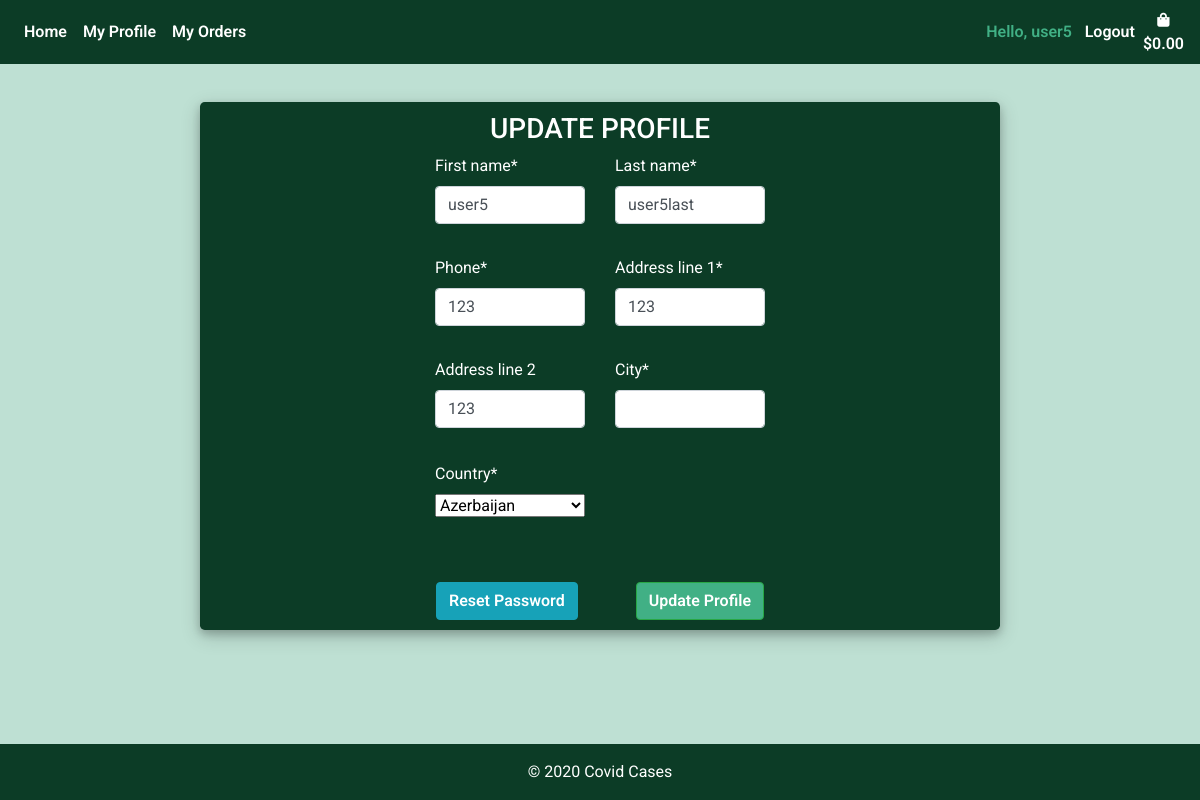
The page /edit_profile/ (signed in) on the database as committed earlier.
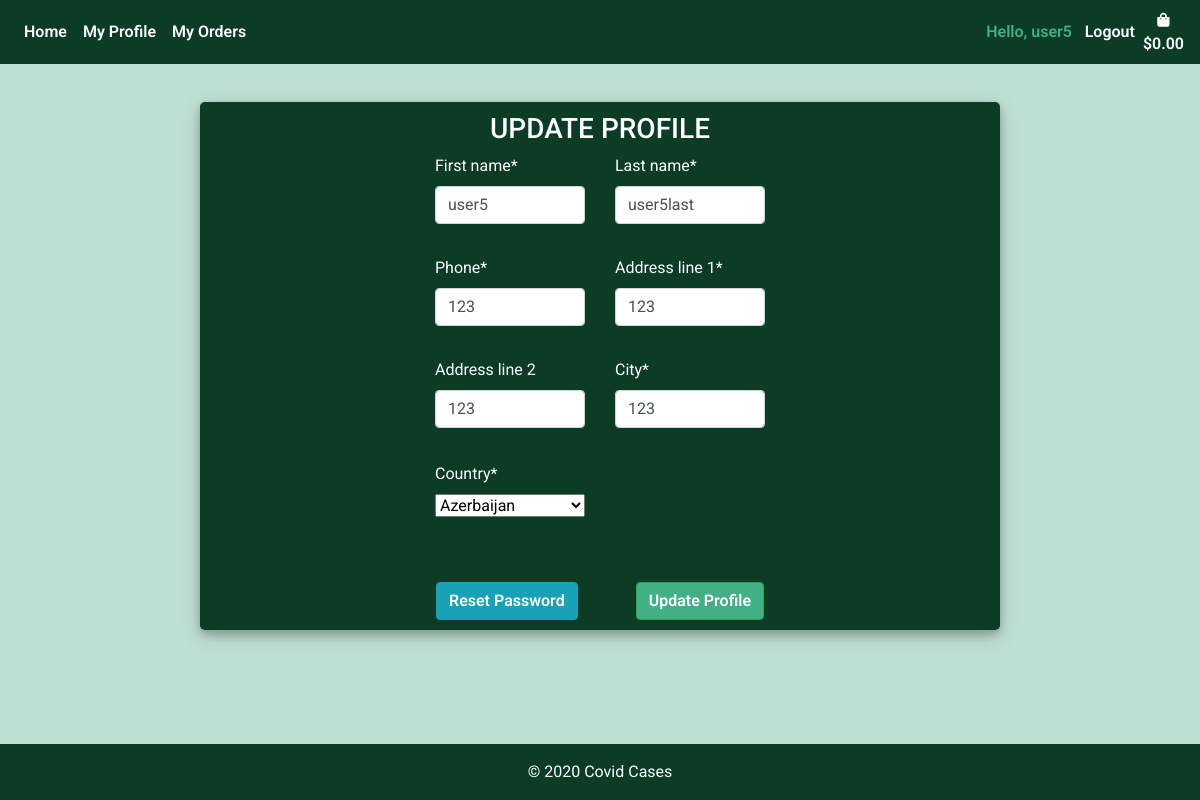
The same page on the database as committed later.
### profiles/models.py (models this page shows)
class Customer(models.Model):
    user = models.OneToOneField(User, null=True, on_delete=models.CASCADE, blank=True)
    name = models.CharField(max_length=settings.CONST_PROFILE_ATTR, null=True)
    first_name = models.CharField(max_length=settings.CONST_PROFILE_ATTR, null=True)
    last_name = models.CharField(max_length=settings.CONST_PROFILE_ATTR, null=True)
    phone = models.CharField(max_length=settings.CONST_PROFILE_ATTR, null=True)
    email = models.CharField(max_length=settings.CONST_PROFILE_ATTR, null=True, unique=True)
    city = models.CharField(max_length=settings.CONST_PROFILE_ATTR, null=True)
    address_line_1 = models.CharField(max_length=settings.CONST_PROFILE_ADDRESS, null=True)
    address_line_2 = models.CharField(max_length=settings.CONST_PROFILE_ADDRESS, null=True, default="")
    country = CountryField(null=True)
    date_created = models.DateTimeField(auto_now_add=True, null=True)

### profiles/views.py (the view)
# urls.py: path("edit_profile/", views.edit_profile, name="edit_profile"),
@login_required
def edit_profile(request):
    customer = Customer.objects.filter(email=request.user.username).first()
    form = CustomerForm(request.POST or None, instance=customer)
    if request.method == "POST":
        if form.is_valid():
            form.save()
            return redirect(reverse("products"))
    context = {
        "form": form,
    }
    return render(request, "profiles/edit_profile.html", context)

### profiles/forms.py
class CustomerForm(forms.ModelForm):
    first_name = forms.CharField(max_length=settings.CONST_PROFILE_ATTR)
    last_name = forms.CharField(max_length=settings.CONST_PROFILE_ATTR)
    phone = forms.CharField(max_length=settings.CONST_PROFILE_ATTR, required=True)
    city = forms.CharField(max_length=settings.CONST_PROFILE_ATTR, required=True)
    address_line_2 = forms.CharField(max_length=settings.CONST_PROFILE_ADDRESS, required=False)
    class Meta:
        model = Customer
        fields = ("first_name",
        "last_name",
        "phone",
        "address_line_1",
        "address_line_2",
        "country",
        "city")
    def __init__(self, *args, **kwargs):
        super(CustomerForm, self).__init__(*args, **kwargs)
        for fieldname in ["first_name", "last_name", "phone",
        "address_line_1", "address_line_2", "country", "city"]:
            self.fields[fieldname].helper = FormHelper()

### profiles/templates/profiles/edit_profile.html (shortened to what this page needs)
{% extends 'base.html'%}
{% load static %}
{% load crispy_forms_tags %}
{% block content %}
    <div class="container h-100 mt-3">
		<div class="d-flex justify-content-center h-100">
			<div class="user_card">
				<div class="d-flex justify-content-center">
					<h3 id="form-title">UPDATE PROFILE</h3>
				</div>
				<div class="d-flex justify-content-center form_container">
					<form method="POST" id="profile_form">
						<div class="row">
                        	<div class="col-md-6  text-center mb-3">
                                {{ form.first_name|as_crispy_field }}
                            </div>
							<div class="col-md-6  text-center mb-3">
                                {{ form.last_name|as_crispy_field }}
                            </div>
						</div>
						<div class="row">
                            <div class="col-md-6 text-center mb-3">
                                {{ form.phone|as_crispy_field }}
                            </div>
                            <div class="col-md-6 text-center mb-3">
                                {{ form.address_line_1|as_crispy_field }}
                            </div>
						</div>
						<div class="row">
                            <div class="col-md-6 text-center mb-3">
                                {{ form.address_line_2|as_crispy_field }}
                            </div>
                            <div class="col-md-6 text-center mb-3">
                                {{ form.city|as_crispy_field }}
                            </div>
						</div>
						<div class="row">
							<div class="col-md-6  text-center mb-3">
                                <div id="profile_country">
                                {{ form.country|as_crispy_field }}
                                </div>
                            </div>
						</div>
						<div class="row">
                        </div>
                        <div class="row mt-3 login_container">
                        {% if user.is_authenticated %}
                            <a class="btn btn-info mr-auto" href="{% url 'account_reset_password' %}">Reset Password</a>
                        {% endif %}
                            <button class="btn btn-success ml-auto">Update Profile</button>
                        </div>
					</form>
				</div>
			</div>
		</div>
	</div>
{% endblock %}

Rows that differ between the two databases and show on the page:
changed Customer "user5": city (not shown) → "123"
